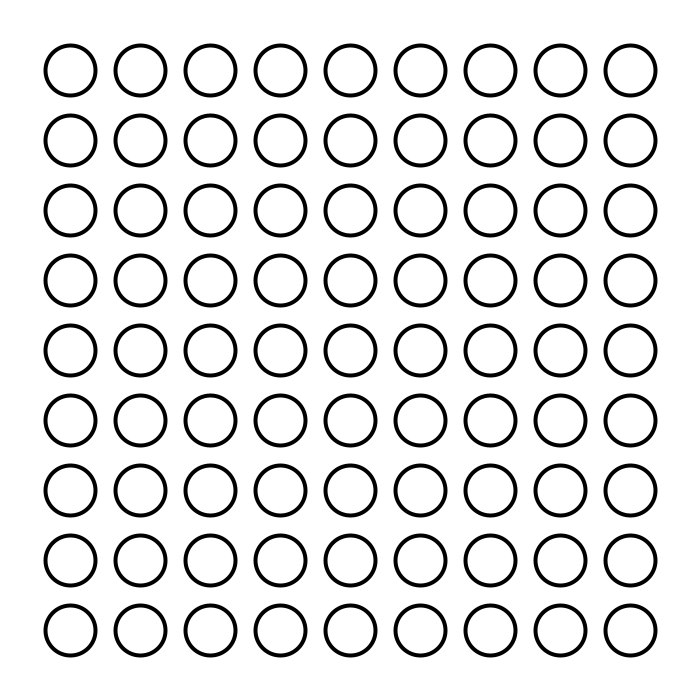
Frame 1 (no input)
Frame 60 (the mouse pressed at the canvas centre just before this capture): identical to frame 1, image omitted
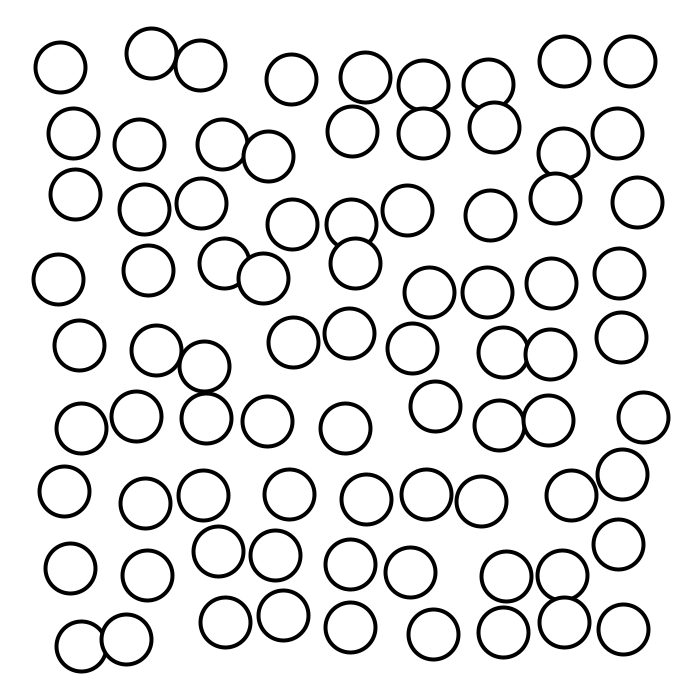
Frame 120 (the mouse held since frame 60 and released just before this capture)

The Processing sketch that drew these frames (run headless with seeded random() and noise(); from frame 60 on, the mouse is pressed at the canvas centre):

// Processing sketch: processing_39446
// ── processing_39446.pde

// variables for shape fill
int rf = 255;
int gf = 255;
int bf = 255;
int af = 255;
// variables for shape size
int x = 50;
int y = 50;
// 1 = circle, 2 = square
int shapeType = 1;
// variables for background fill
int pr = 255;
int pg = 255;
int pb = 255;
// variable for strokeweight 
int sw = 4;
// whether random colors is on or not
boolean randomOn = false;
 
void setup() {
  size(700, 700);
  background(255);
  smooth();
}
 
void draw() {
  drawShape();
}

// draw shape function because you can choose between a square and a circle 
void drawShape() {
  background(pr, pg, pb);
  fill(rf, gf, bf, af);
  // sets the colors to random when randomOn is true
  if (randomOn) {
    colorMode(HSB, 360);
    background(random(90, 320), 300, 360);
    fill(random(0, 90), 300, 360);
    colorMode(RGB, 255);
  }
  strokeWeight(sw);
  // chaotic variable, farther the mouse is to the right, the larger this variable is
  int rX = mouseX/20;
  // makes the grid of shapes, 9x9
  for (int col = 1; col <= 9; col++) {
    for (int row = 1; row <= 9; row++) {
      int c = (width/10)*col;
      int r = (height/10)*row;
      if (shapeType == 1) {
      // chaotic random placement restriced movement though
        ellipse(c+random(-rX, rX), r+random(-rX, rX), x, y);
      }
      if (shapeType == 2) {
        rect((c-x/2)+random(-rX, rX), (r-y/2)+random(-rX, rX), x, y);
      }
    }
  }
}

/* 
int pick(int a, int b) {
 return int(random(a*10, b*10));
}
*/
 
void keyPressed() {
  // color keys that work together for fill
  if (key == 'r') {
    if (rf < 0) {rf = 0;}
    rf -= 255;
  }
  if (key == 'g') {
    if (gf < 0) {gf = 0;}
    gf -= 255;
  }
  if (key == 'b') {
    if (bf < 0) {bf = 0;}
    bf -= 255;
  }
  if (key == 'a') {
    if (af < 100) {af = 100;}
    af -= 155;
  }
  // color keys that work together for background
  if (key == 't') {
    if (pr < 0) {pr = 0;}
    pr -= 255;
  }
  if (key == 'h') {
    if (pg < 0) {pg = 0;}
    pg -= 255;
  }
  if (key == 'n') {
    if (pb < 0) {pb = 0;}
    pb -= 255;
  }
  // change size of shape
  if (key == '-') {
    if ((x-5) < 2) { x=2; }
    if ((y-5) < 2) { y=2; }
    x -= 5;
    y -= 5;
  }
  if (key == '=') {
    if ((x+5) >= width) { x=width; }
    if ((y+5) >= height) { y=height; }
    x += 5;
    y += 5;
  }
  if (key == 'i') {
    filter(INVERT);
  }
  // change shapes
  if (key == '1') {
    shapeType = 1;
  }
  if (key == '2') {
    shapeType = 2;
  }
  // strokeweight
  if (key == 'o') {
    if (sw-1 < 2) {sw = 1;}
    sw--;
  }
  if (key == 'p') {
    if (sw+1 > x/2) {sw = x/2;}
    sw++;
  }
  // turn on the crazy ugly colors!
  if (key == 'c') {
    randomOn = !randomOn;
  } 
  // erases canvas
    if (key == ' ') {
    x = 50;
    y = 50;
    shapeType = 1;
    sw = 4;
    randomOn = false;
  } 

}
 
void keyReleased() {
  if (key == 'r') {
    rf = 255;
  }
  if (key == 'g') {
    gf = 255;
  }
  if (key == 'b') {
    bf = 255;
  }
  if (key == 'a') {
    af = 255;
  }    
  if (key == 't') {
    pr = 255;
  }
  if (key == 'h') {
    pg = 255;
  }
  if (key == 'n') {
    pb = 255;
  }
}               
